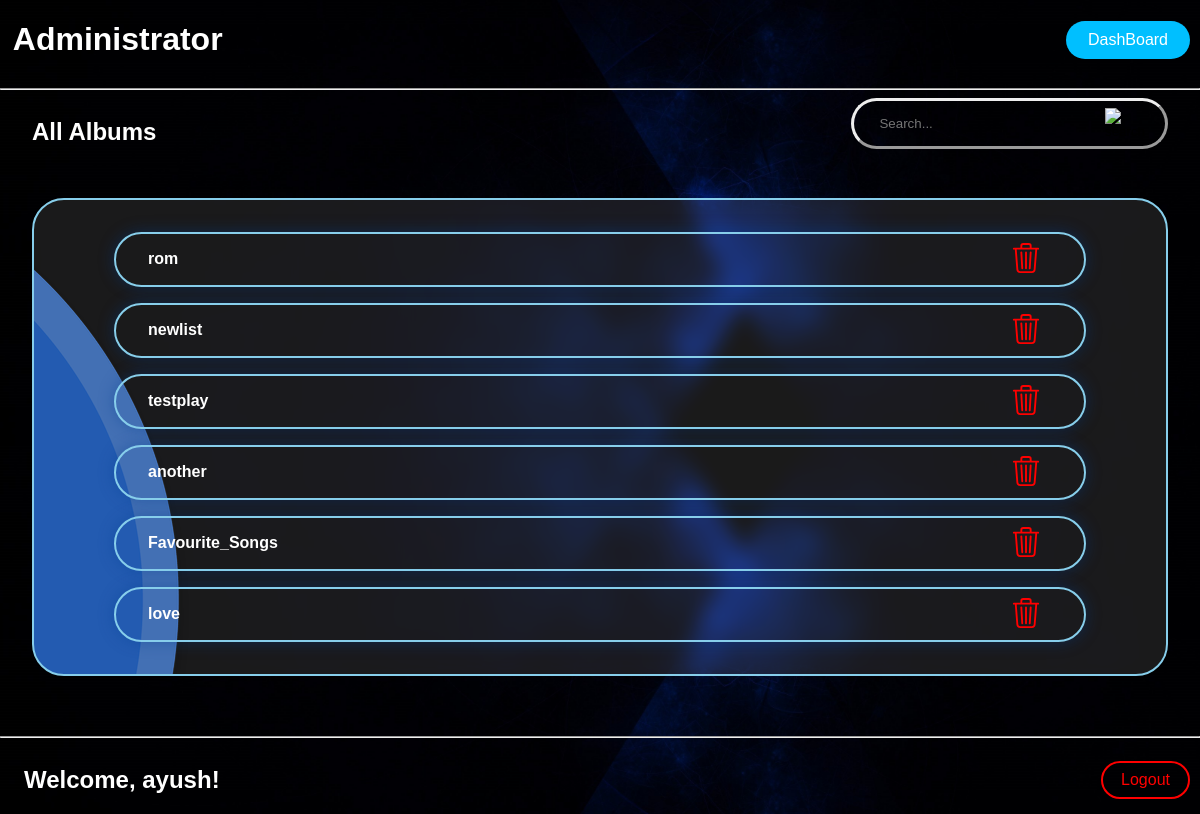
/admin_albums (signed in), run on the app's committed database.
### tables this page shows
CREATE TABLE album(playlist_name text, sid text, user text);

### app.py (the view)
@app.route('/admin_albums', methods=['GET'])
def admin_albums():
    con=get_db_connection()
    cur=con.cursor()
    cur.execute("select playlist_name from album")
    abm_nm=cur.fetchall()
    con.close()
    return render_template('admin_albums.html', album_name=abm_nm, nm=session.get('name'))

### model.py (called while the page is built)
def get_db_connection():
    conn = sqlite3.connect('database.db')
    conn.row_factory = sqlite3.Row
    return conn

### templates/admin_albums.html (shortened to what this page needs)
<!DOCTYPE html>
<html lang="en">
<head>
    <link rel="stylesheet" href="{{ url_for('static', filename='style.css') }}">
</head>
<body>
    <header>
        <h1>Administrator</h1>
        <div class="button">
            <a id="button1" onclick="goBack()">DashBoard</a>
        </div>
    </header>
    <hr>
    <div class="admin_tracks">
        <div class="row1">
            <h2>All Albums</h2>
            <div class="sbox" >
                <form action="/app/search" method="post" autocomplete="off">
                    <input type="text" title="search" name="search" placeholder="Search..." required>
                    <button type="submit"><img src="{{ url_for('static', filename='search.svg') }}" alt="search"></button>
                </form>
            </div>
        </div>
    <div class="carddesign row">
        {% for album in album_name %}
            <div class="item" style="padding: 0.5em 2em;">
                <h4>{{album[0]}}</h4>
                <form action="{{ url_for('delete_album', abm=album[0]) }}" method="POST"><button type="submit" style="background: none;border:none;cursor: pointer;margin-right: 5px;"><img src="{{url_for('static', filename='delete.svg')}}" alt="del"></button></form>
            </div>
        {% endfor %}
    </div>
    <hr style="margin-top: 5%;">
    <header>
        <h2 style="margin-left: 1em;">Welcome, {{ nm }}!</h2>
        <a id="button2" href="{{ url_for('logout') }}" style="color: var(--danger);border: 2px solid var(--danger);">Logout</a>
    </header>
</body>
</html>

### static/style.css (style rules this page uses)
:root { --back-color:#121B25; --button-text-color:skyblue; --button-color:deepskyblue; --text-color:white; --danger:red; }
body { background-image: url(background.jpg); background-repeat: no-repeat; background-position: center; background-size: cover; font-family: Arial, sans-serif; min-height: 100vh; margin: 0; padding:0; }
h3,p,h1, h1 a,h2,h4,label { color: var(--text-color); }
.sbox { display:flex; border-radius: 2rem; border-style: outset; align-items: center; justify-content: space-between; width: auto; height: 45px; }
.sbox input { color: var(--text-color); padding: 0.94em; text-align: left; width: 100%; background: none; margin-left:1em; border: none; }
.sbox form { display: contents; }
.sbox button { background: none; border:none; border:none; cursor: pointer; padding: 1.5em; }
.carddesign { background: url(cardpattern.png) rgba(255, 255, 255,0.1); background-position: -51em -7em; background-repeat: no-repeat; backdrop-filter: blur(10px); }
#button1 { background-color: var(--button-color); color: var(--text-color); padding: 10px 22px; cursor: pointer; margin: 10px; border-radius: 2em; text-decoration: none; }
#button2 { color: var(--button-text-color); background: none; padding: 8px 18px; cursor: pointer; margin: 10px; border-radius: 2em; border: 2px solid var(--button-color); text-decoration: none; }
header { display: flex; align-items: center; justify-content: space-between; }
h1 { padding: 0 0.4em; }
.button { display: flex; align-items: center; justify-content: center; }
.admin_tracks .row1 { display: flex; justify-content: space-between; margin: 0 2em; }
.admin_tracks .row { border: 2px solid var(--button-text-color); border-radius: 2em; margin: 2em; padding: 1em; align-items: center; }
.admin_tracks .row .item { display: flex; color: var(--text-color); align-items: center; margin: 1em 4em; padding: 1.5em 2em; justify-content: space-between; box-shadow: 0 0 1em rgba(3, 62, 145, 0.4); border: 2px solid var(--button-text-color); border-radius: 2em; }
.admin_tracks .row .item h4 { margin:0 auto 0 0; }

### data on the page
album: playlist_name "rom"
album: playlist_name "newlist"
album: playlist_name "testplay"
album: playlist_name "another"
album: playlist_name "Favourite_Songs"
album: playlist_name "love"

### other printed values
{{ nm }} "ayush"
